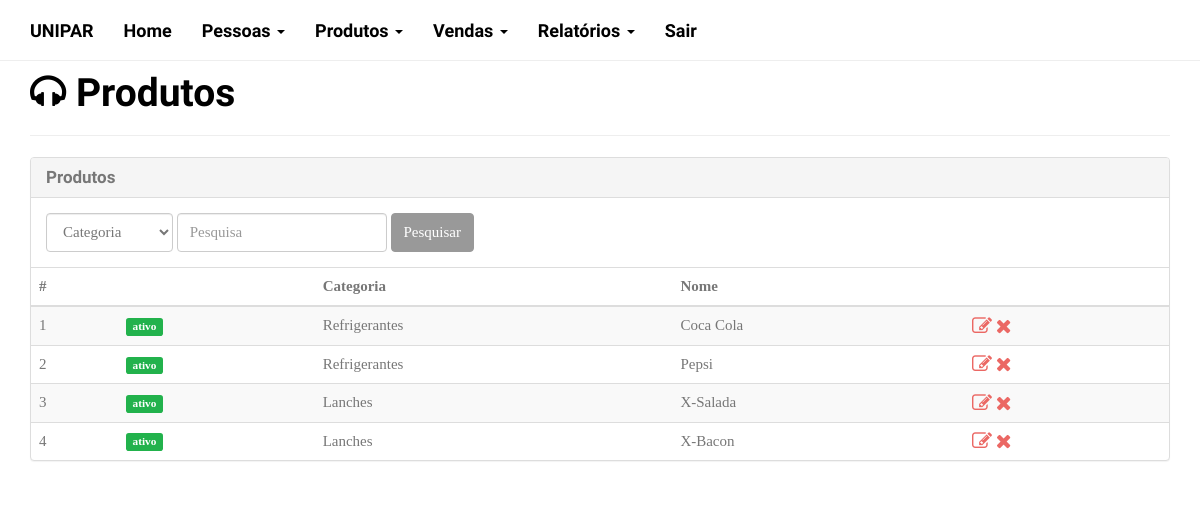
/produtos.php, run on the app's committed database.
### tables this page shows
CREATE TABLE IF NOT EXISTS `produto` (
  `idproduto` INT(11) NOT NULL AUTO_INCREMENT,
  `produto` VARCHAR(100) NOT NULL,
  `preco` DECIMAL(8,2) NOT NULL,
  `status` CHAR(1) NOT NULL,
  `idcategoria` INT NOT NULL,
  `saldo` INT NOT NULL,
  PRIMARY KEY (`idproduto`),
  INDEX `fk_produto_categoria_idx` (`idcategoria` ASC),
  CONSTRAINT `fk_produto_categoria`
    FOREIGN KEY (`idcategoria`)
    REFERENCES `categoria` (`idcategoria`)
    ON DELETE NO ACTION
    ON UPDATE NO ACTION);

CREATE TABLE IF NOT EXISTS `categoria` (
  `idcategoria` INT NOT NULL AUTO_INCREMENT,
  `categoria` VARCHAR(45) NOT NULL,
  `status` CHAR(1) NOT NULL,
  PRIMARY KEY (`idcategoria`));

### produtos.php (the view, shortened to what this page needs)
<?php
require './lib/funcoes.php';
require './lib/conexao.php';
$q ='';
?>
<!DOCTYPE html>
<html lang="pt-br">
  <head>
    <?php headCss(); ?>
  </head>
  <body>
<?php include 'nav.php'; ?>
<div class="container">
<div class="page-header">
  <h1><i class="fa fa-headphones"></i> Produtos</h1>
</div>
<div class="panel panel-default">
  <div class="panel-heading">
    <h3 class="panel-title">Produtos</h3>
  </div>
  <div class="panel-body">
    <form class="form-inline" role="form" method="get" action="">
      <div class="form-group">
        <select class="form-control" name="idcategoria">
            <option value="0">Categoria</option>
        </select>
        <input type="search" class="form-control" id="fq" name="q" placeholder="Pesquisa" value="<?php echo $q; ?>">
      </div>
      <button type="submit" class="btn btn-default">Pesquisar</button>
    </form>
  </div>
  <table class="table table-striped table-hover">
    <thead>
      <tr>
        <th>#</th>
        <th></th>
        <th>Categoria</th>
        <th>Nome</th>
        <th></th>
      </tr>
    </thead>
    <tbody>
      <?php
        $sql = "Select produto.idproduto, produto, produto.status, categoria from produto inner join categoria on produto.idcategoria = categoria.idcategoria";
        $consulta = mysqli_query($con,$sql);
        while( $resultado = mysqli_fetch_assoc($consulta)){
      ?>
      <tr>
        <td><?php echo $resultado['idproduto'];   ?></td>
        <td>
          <?php if($resultado['status'] == PRODUTO_ATIVO){  ?>
          <span class="label label-success">ativo</span>
          <?php } else { ?>
          <span class="label label-warning">inativo</span>
          <?php } ?>
        </td>
        <td><?php echo $resultado['categoria'];?></td>
        <td><?php echo $resultado['produto']; ?></td>
        <td>
          <a href="produtos-editar.php?idproduto=<?php echo $resultado['idproduto'];?>" title="Editar produto"><i class="fa fa-edit fa-lg"></i></a>
          <a href="produtos-apagar.php?idproduto=<?php echo $resultado['idproduto'];?>" title="Remover produto"><i class="fa fa-times fa-lg"></i></a>
        </td>
      </tr><?php
    }
      ?>
    </tbody>
  </table>
</div>
</div>
  </body>
</html>

### lib/funcoes.php (shortened to what this page needs)
<?php
function headCss() {
?>
<link href="./lib/bootstrap/css/bootstrap.min.css" rel="stylesheet">
<?php headCssTema(TWITTER_BOOTSTRAP_TEMA); ?>
<link href="./lib/font-awesome/css/font-awesome.min.css" rel="stylesheet">
<link href="./lib/estilos.css" rel="stylesheet"><?php
}
function headCssTema($tema=null) {
    $href = '';
    switch($tema) {
        case 'cosmo':
        case 'cyborg':
        case 'darkly':
        case 'journal':
        case 'readable':
        case 'sandstone':
        case 'simplex':
        case 'slate':
        case 'superhero':
        case 'yeti':
            $href = "./lib/bootswatch/$tema/bootstrap.min.css";
            break;
    }
    if ($href) {
        ?><link href="<?php echo $href; ?>" rel="stylesheet"><?php
    }
}
	?><script>

### nav.php (shortened to what this page needs)
<nav class="navbar navbar-default navbar-fixed-top" role="navigation">
  <div class="container">
    <div class="navbar-header">
      <a class="navbar-brand" href="#">Unipar</a>
    </div>
    <div class="collapse navbar-collapse" id="nav1">
      <ul class="nav navbar-nav">
        <li><a href="./">Home</a></li>
        <li class="dropdown">
          <a href="#" class="dropdown-toggle" data-toggle="dropdown">Pessoas <b class="caret"></b></a>
        </li>
        <li class="dropdown">
          <a href="#" class="dropdown-toggle" data-toggle="dropdown">Produtos <b class="caret"></b></a>
        </li>
        <li class="dropdown">
          <a href="#" class="dropdown-toggle" data-toggle="dropdown">Vendas <b class="caret"></b></a>
        </li>
        <li class="dropdown">
          <a href="#" class="dropdown-toggle" data-toggle="dropdown">Relatórios <b class="caret"></b></a>
        </li>
        <li><a href="logout.php">Sair</a></li>
      </ul>
  </div>
</nav>

### data on the page
produto: idproduto "1", status "ativo", idcategoria.categoria "Refrigerantes", produto "Coca Cola"
produto: idproduto "2", status "ativo", idcategoria.categoria "Refrigerantes", produto "Pepsi"
produto: idproduto "3", status "ativo", idcategoria.categoria "Lanches", produto "X-Salada"
produto: idproduto "4", status "ativo", idcategoria.categoria "Lanches", produto "X-Bacon"
